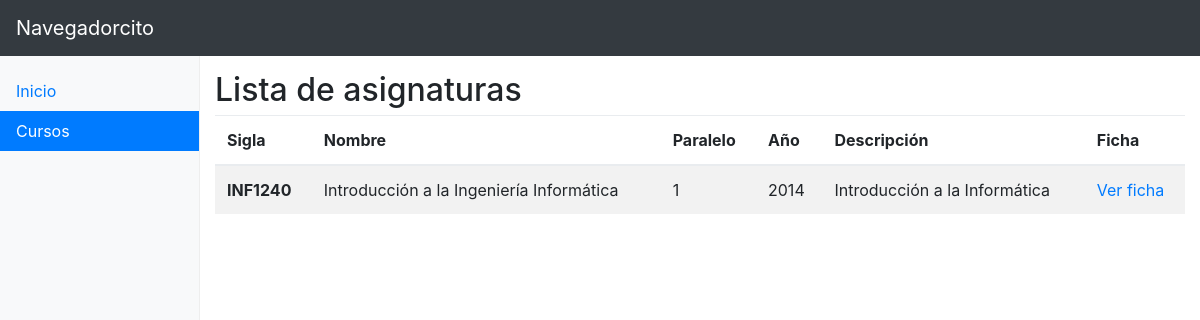
The page /teacher/1/courses on the database its author committed.
### navegadorcito/models.py (models this page shows, shortened)
class Instance_Signature(models.Model):
    signature = models.ForeignKey(Signature)
    year = models.IntegerField()
    parallel = models.IntegerField()
    semester = models.IntegerField()
    name_instance_signature = models.CharField(max_length=40)
    slot_signature = models.IntegerField()
    list_teacher = models.ManyToManyField(Teacher, through='Teacher_Signature')
    inscriptions = models.ManyToManyField(Student, through='Inscription')
    def __str__(self):
        return self.name_instance_signature

class Signature(models.Model):
    key_signature = models.CharField(max_length=8)
    program = models.ForeignKey(Programme)
    name_signature = models.CharField(max_length=40)
    description_signature = models.CharField(max_length=40)

### navegadorcito/views.py (the view)
# urls.py: url(r'^teacher/(?P<idTeacher>[0-9]+)/courses$', courses_teacher),
def courses_teacher(request,idTeacher):
    teacher=Teacher.objects.get(pk=idTeacher)
    instance_signature_list=Instance_Signature.objects.all().filter(list_teacher=idTeacher)
    print(instance_signature_list)
    return render(request,'teacher/courses.html', {"signature_list": instance_signature_list})

### templates/teacher/courses.html
{% extends 'base/dashboard.html' %}
{% block sidenav %}
<ul class="nav nav-pills flex-column">
    <li class="nav-item">
        <a class="nav-link" href="#">Inicio</a>
    </li>
    <li class="nav-item">
        <a class="nav-link active" href="#">Cursos</a>
    </li>
</ul>
{% endblock %}
{% block content %}
<div class="row">
    <div class="col-sm-12">
        <h2>Lista de asignaturas</h2>
        <table class="table table-striped">
            <thead>
                <tr>
                    <th>Sigla</th>
                    <th>Nombre</th>
                    <th>Paralelo</th>
                    <th>Año</th>
                    <th>Descripción</th>
                    <th>Ficha</th>
                </tr>
            </thead>
            <tbody>
                {% for signature in signature_list %}
                <tr>
                    <th scope="row">{{ signature.signature.key_signature}}</th>
                    <td>{{ signature.signature.name_signature }}</td>
                    <td>{{ signature.parallel }}</td>
                    <td>{{ signature.year }}</td>
                    <td>{{ signature.signature.description_signature }}</td>
                    <td><a href="/signature/{{ signature.signature.id }}">Ver ficha</a></td>
                </tr>
                {% endfor %}
            </tbody>
        </table>
    </div>
</div>
{% endblock %}

### static/css/dashboard.css (style rules this page uses)
body { padding-top: 3.5rem; }
.sidebar .nav { margin-bottom: 20px; }
.sidebar .nav-item { width: 100%; }
.sidebar .nav-item + .nav-item { margin-left: 0; }
.sidebar .nav-link { border-radius: 0; }

### rows shown on the page
Instance_Signature: signature.key_signature "INF1240", signature.name_signature "Introducción a la Ingeniería Informática", parallel "1", year "2014", signature.description_signature "Introducción a la Informática"
